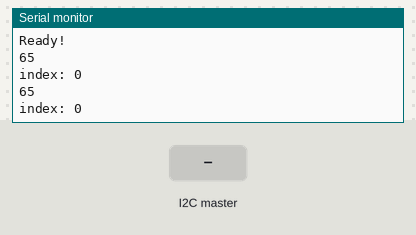
The sketch below on a simulated Arduino Uno, built with avr-gcc and run on an emulated ATmega328P. On the bench: the last lines printed to the serial monitor. The inputs (shaded band) are chosen by the test bench.

Above: at 1.2 s.
1.3 s: the I2C master sends the byte 1
At 1.9 s:
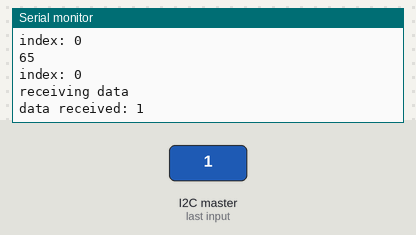
2.8 s: the I2C master sends the byte 0
At 2.97 s:
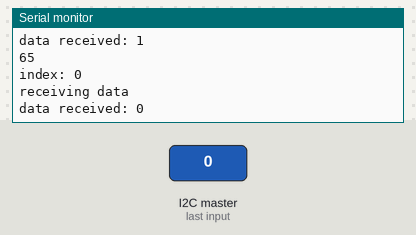

The sketch:

pi_arduino_comms.ino
```cpp
#include <Wire.h>
#include <string.h>

#define SLAVE_ADDRESS 10
typedef unsigned char   BYTE;
int send_index;
int send_length;
BYTE recieved_cmd;

String send_string;
BYTE send_val;
int transmission_size = 4;

int test_CO2 = 100;
int test_O2 = 10;
int test_temp = 0;
int test_pressure = 50;
void setup()
{
    Serial.begin(9600); // start serial for output
    Wire.begin(SLAVE_ADDRESS); // initialize i2c as slave

    /* define callbacks for i2c communication*/
    Wire.onReceive(receiveData);
    Wire.onRequest(sendData);
    send_index = 0; //Initialize the index for I2C sending strings
    send_length = 0; //Initialize length of I2C send string
    recieved_cmd = byte(0); //initialized the I2C recieved cmd byte

    Serial.println("Ready!");

}
void loop()
{

    String c = format_for_transmission(test_CO2,transmission_size);
    String o = format_for_transmission(test_O2,transmission_size);
    String t = format_for_transmission(test_temp,transmission_size);
    String p = format_for_transmission(test_pressure,transmission_size);


    send_string = "{\"CO2\":\"" + c +"\",\"O2\":\""+ o +"\",\"Temperature\":\""+ t +"\",\"Pressure\":\""+p+"\"}";
    //Serial.println(send_string);
    send_length = send_string.length();     //This value is 64
    Serial.println(send_length);
    Serial.print("index: ");
    Serial.println(send_index);
    if(send_index >= send_length)   //resets the index and loops the msg
        send_index = 0;
    //test_CO2 += 20;
    test_O2 += 1;
    //test_temp += 10;
    //test_pressure += 30;
    delay(1000);
}

void receiveData(int byteCount)
{
    Serial.println("receiving data");
    while(Wire.available())
    {
        recieved_cmd = Wire.read();
        Serial.print("data received: ");
        Serial.println(recieved_cmd);
    }
}

// callback for sending data
void sendData()
{
    send_val = byte(send_string[send_index]);
    Wire.write(send_val);
    send_index++;
}

String format_for_transmission(int input, int size){
    String i = String(input);
    int val = i.length();

    while(val < size){
        i = "0"+i ;
        val = i.length();
    }

    if(val > size){
        i = "ERROR:" + i;
    }
    return i;
}
```

Measured:
- after the input at 1.3 s, the serial monitor: prints a new line at once (image 1)
- after the input at 2.8 s, the serial monitor: prints a new line at once (image 2)
